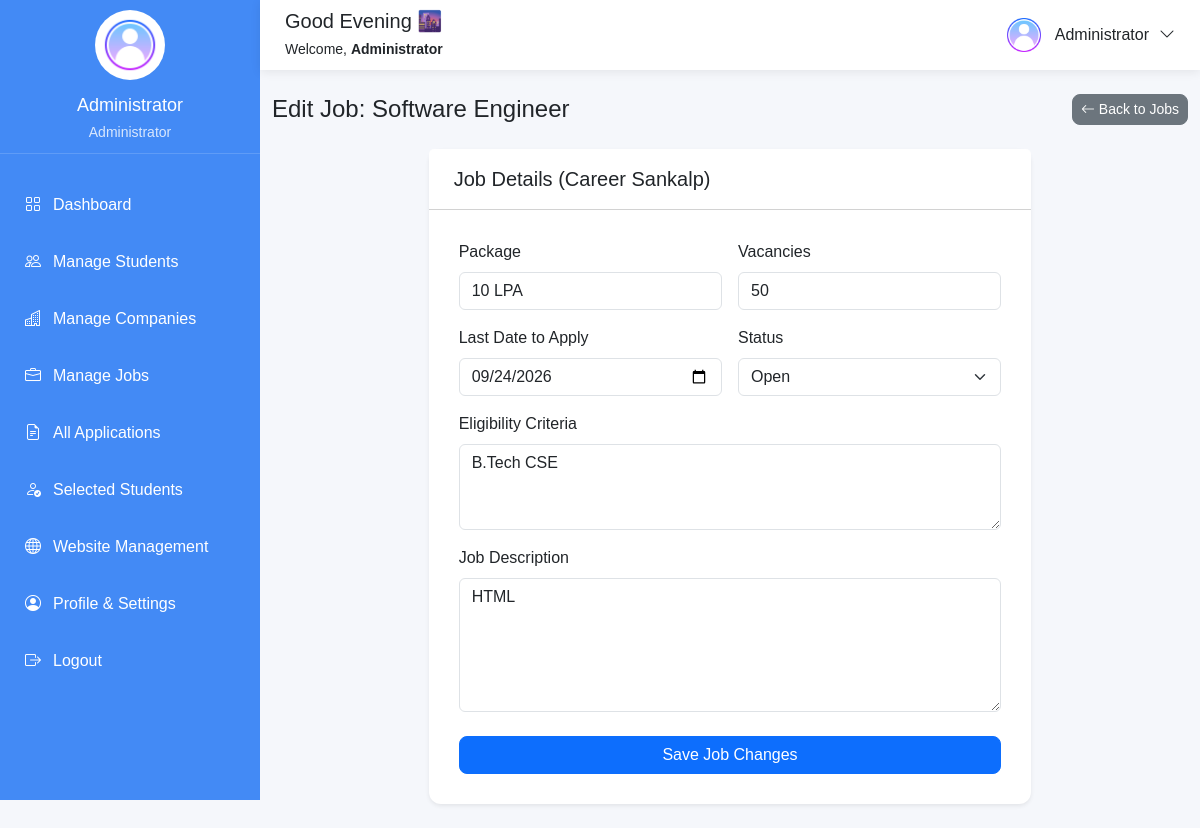
/admin/edit-job.php?id=3 (signed in), run on the app's committed database.
### tables this page shows
CREATE TABLE `jobs` (
  `id` int(11) NOT NULL,
  `company_id` int(11) NOT NULL,
  `title` varchar(150) NOT NULL,
  `location` varchar(100) DEFAULT NULL,
  `package` varchar(50) DEFAULT NULL,
  `vacancies` int(11) DEFAULT NULL,
  `eligibility` text DEFAULT NULL,
  `description` text DEFAULT NULL,
  `last_date` date DEFAULT NULL,
  `status` enum('Open','Closed') DEFAULT 'Open',
  `created_at` timestamp NOT NULL DEFAULT current_timestamp()
);

CREATE TABLE `companies` (
  `id` int(11) NOT NULL,
  `company_code` varchar(20) DEFAULT NULL,
  `company_name` varchar(150) NOT NULL,
  `hr_name` varchar(100) DEFAULT NULL,
  `email` varchar(100) DEFAULT NULL,
  `phone` varchar(15) DEFAULT NULL,
  `address` text DEFAULT NULL,
  `website` varchar(255) DEFAULT NULL,
  `logo` varchar(255) DEFAULT NULL,
  `password` varchar(255) NOT NULL,
  `status` enum('Pending','Approved','Rejected') DEFAULT 'Pending',
  `created_at` timestamp NOT NULL DEFAULT current_timestamp()
);

### admin/edit-job.php (the view, shortened to what this page needs)
<?php
include 'includes/admin-header.php';
include 'includes/admin-sidebar.php';
$id = (int)$_GET['id'];
$job_query = mysqli_query($conn, "
    SELECT jobs.*, companies.company_name
    FROM jobs
    INNER JOIN companies ON jobs.company_id = companies.id
    WHERE jobs.id='$id'
");
$job = mysqli_fetch_assoc($job_query);
?>
<div class="main-content">
    <?php include 'includes/admin-topbar.php'; ?>
    <div class="container-fluid py-4">
        <div class="d-flex justify-content-between align-items-center mb-4">
            <h4 class="mb-0">Edit Job: <?php echo htmlspecialchars($job['title']); ?></h4>
            <a href="jobs.php" class="btn btn-secondary btn-sm"><i class="bi bi-arrow-left"></i> Back to Jobs</a>
        </div>
        <div class="row justify-content-center">
            <div class="col-lg-8">
                <div class="card shadow-sm border-0">
                    <div class="card-header bg-white">
                        <h5 class="mb-0">Job Details (<?php echo htmlspecialchars($job['company_name']); ?>)</h5>
                    </div>
                    <div class="card-body">
                        <form method="POST">
                            <div class="row g-3">
                                <div class="col-md-6">
                                    <label class="form-label">Package</label>
                                    <input type="text" name="package" class="form-control" value="<?php echo htmlspecialchars($job['package']); ?>" required>
                                </div>
                                <div class="col-md-6">
                                    <label class="form-label">Vacancies</label>
                                    <input type="number" name="vacancies" class="form-control" value="<?php echo htmlspecialchars($job['vacancies']); ?>" required>
                                </div>
                                <div class="col-md-6">
                                    <label class="form-label">Last Date to Apply</label>
                                    <input type="date" name="last_date" class="form-control" value="<?php echo htmlspecialchars($job['last_date']); ?>" required>
                                </div>
                                <div class="col-md-6">
                                    <label class="form-label">Status</label>
                                    <select name="status" class="form-select">
                                        <option value="Open" <?php echo ($job['status'] == 'Open') ? 'selected' : ''; ?>>Open</option>
                                    </select>
                                </div>
                                <div class="col-12">
                                    <label class="form-label">Eligibility Criteria</label>
                                    <textarea name="eligibility" class="form-control" rows="3"><?php echo htmlspecialchars($job['eligibility']); ?></textarea>
                                </div>
                                <div class="col-12">
                                    <label class="form-label">Job Description</label>
                                    <textarea name="description" class="form-control" rows="5"><?php echo htmlspecialchars($job['description']); ?></textarea>
                                </div>
                                <div class="col-12 mt-4">
                                    <button type="submit" name="update_job" class="btn btn-primary w-100">Save Job Changes</button>
                                </div>
                            </div>
                        </form>
                    </div>
                </div>
            </div>
        </div>
    </div>
</div>
<?php include 'includes/admin-footer.php'; ?>

### admin/includes/admin-sidebar.php (shortened to what this page needs)
<div class="sidebar d-none d-lg-block">
    <div class="sidebar-profile">
        <?php if (!empty($admin['profile_image']) && file_exists('../uploads/' . $admin['profile_image'])) { ?>
            <img src="../uploads/<?php echo $admin['profile_image']; ?>" alt="Admin" style="object-fit: cover;">
        <?php } else { ?>
            <img src="../assets/images/default-user.png" alt="Admin" style="object-fit: cover;">
        <?php } ?>
        <h5><?php echo htmlspecialchars($admin['name']); ?></h5>
        <p>Administrator</p>
    </div>
    <?php include 'admin-menu.php'; ?>
</div>
        <?php include 'admin-menu.php'; ?>

### admin/includes/admin-topbar.php (shortened to what this page needs)
<div class="topbar">
    <div class="d-flex align-items-center">
        <div>
            <h5 class="mb-1">
                <?php
                $hour = date("H");
                if ($hour >= 5 && $hour < 12) {
                    echo "Good Morning 👋";
                } elseif ($hour >= 12 && $hour < 17) {
                    echo "Good Afternoon ☀️";
                } else {
                    echo "Good Evening 🌆";
                }
                ?>
            </h5>
            <small>
                Welcome, <strong><?php echo htmlspecialchars($admin['name']); ?></strong>
            </small>
        </div>
    </div>
    <div class="dropdown">
        <a href="#" class="profile-dropdown dropdown-toggle" role="button" id="adminProfileDropdown" data-bs-toggle="dropdown" aria-expanded="false">
            <?php if (!empty($admin['profile_image']) && file_exists('../uploads/' . $admin['profile_image'])) { ?>
                <img src="../uploads/<?php echo $admin['profile_image']; ?>" style="object-fit: cover;">
            <?php } else { ?>
                <img src="../assets/images/default-user.png" style="object-fit: cover;">
            <?php } ?>
            <span><?php echo htmlspecialchars($admin['name']); ?></span>
            <i class="bi bi-chevron-down"></i>
        </a>
    </div>
</div>

### assets/css/dashboard.css (style rules this page uses)
* { margin: 0; padding: 0; box-sizing: border-box; }
body { background: #f5f7fb; font-family: Arial, Helvetica, sans-serif; }
.main-content { margin-left: 260px; }
.card { border-radius: 12px; }
.card-header { padding: 18px 25px; }
.card-body { padding: 30px; }
.btn { border-radius: 8px; }
.sidebar { position: fixed; top: 0; left: 0; width: 260px; height: 100vh; background: #438af5; overflow-y: auto; }
.sidebar-profile { text-align: center; padding: 10px 5px; border-bottom: 1px solid rgba(255, 255, 255, .15); }
.sidebar-profile img { width: 70px; height: 70px; border-radius: 50%; object-fit: cover; border: 4px solid rgba(255, 255, 255, .30); margin-bottom: 15px; background: #fff; }
.sidebar-profile h5 { color: #fff; margin-bottom: 5px; font-size: 18px; }
.sidebar-profile p { color: rgba(255, 255, 255, .80); margin: 0; font-size: 14px; }
.topbar { position: sticky; top: 0; z-index: 999; height: 70px; background: #fff; display: flex; justify-content: space-between; align-items: center; padding: 0 25px; box-shadow: 0 2px 10px rgba(0, 0, 0, .08); }
.topbar>div:first-child { display: flex; align-items: center; }
.topbar>div:last-child { margin-left: auto; }
.profile-dropdown { display: flex; align-items: center; gap: 10px; text-decoration: none; color: #212529; cursor: pointer; }
.profile-dropdown::after { display: none !important; }
.profile-dropdown img { width: 42px; height: 42px; border-radius: 50%; object-fit: cover; }
.card .btn { margin-right: 10px; }

### data on the page
jobs: title "Software Engineer", company.company_name "Career Sankalp", package "10 LPA", vacancies "50", last_date "09/24/2026", status "Open", eligibility "B.Tech CSE", description "HTML"

### other printed values
$admin['name'] "Administrator"
